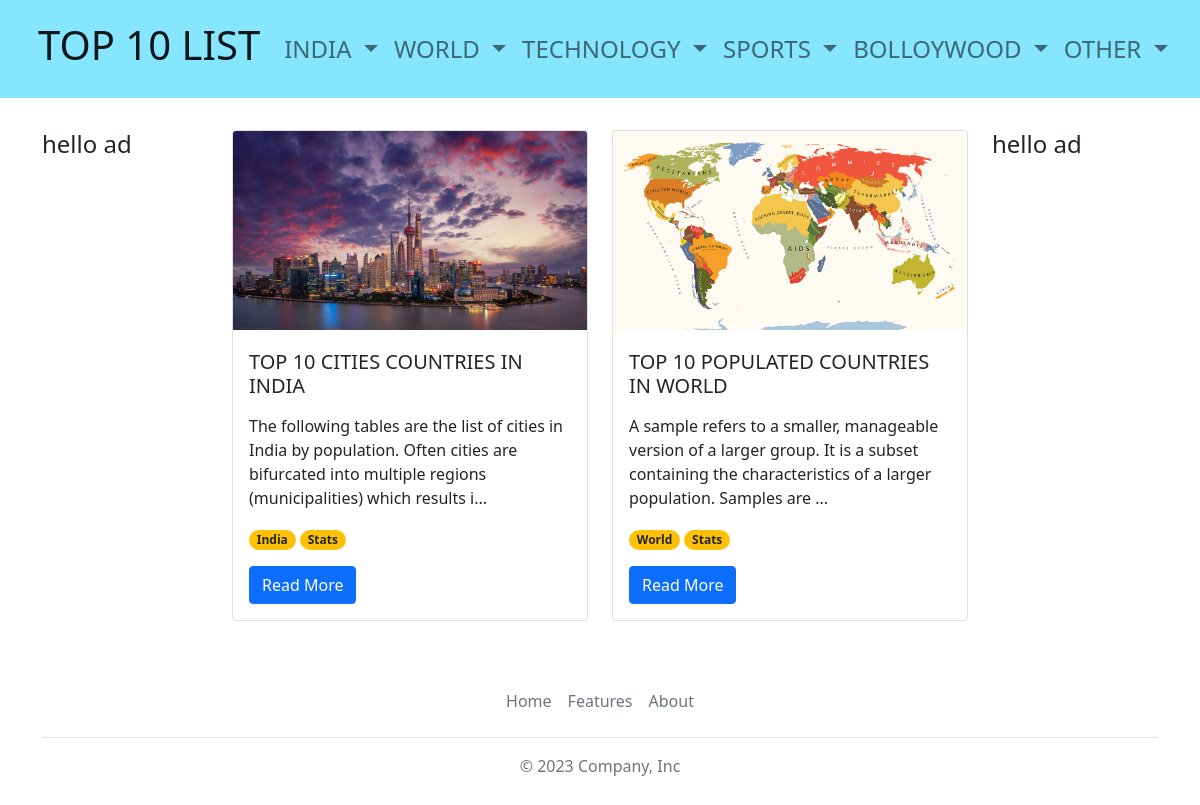
Screenshot of /TOPLIST/India/Stats with the database file from the repository.
### Main/models.py (models this page shows, shortened)
class Post(models.Model):
    name = models.CharField(max_length=100)
    slug = models.SlugField(max_length=200, unique=True)
    description = models.TextField()
    thumbnail = models.ImageField(upload_to='thumbnail/')
    created_on = models.DateTimeField(auto_now_add=True)
    status = models.IntegerField(choices=STATUS, default=0)
    parent_cat= models.CharField(max_length=50)
    child_cat= models.CharField(max_length=50)
    is_affiliate=models.BooleanField(default=False)
    title_number_10=models.CharField(max_length=100,default='')
    img_number_10=models.ImageField(upload_to='post_images/',default='post_images/default.jpg')
    desc_number_10=models.CharField(max_length=500,default='')
    title_number_9=models.CharField(max_length=100,default='')
    img_number_9=models.ImageField(upload_to='post_images/',default='post_images/default.jpg')
    desc_number_9=models.CharField(max_length=500,default='')
    title_number_8=models.CharField(max_length=100,default='')
    img_number_8=models.ImageField(upload_to='post_images/',default='post_images/default.jpg')
    desc_number_8=models.CharField(max_length=500,default='')
    title_number_7=models.CharField(max_length=100,default='')
    img_number_7=models.ImageField(upload_to='post_images/',default='post_images/default.jpg')
    desc_number_7=models.CharField(max_length=500,default='')
    title_number_6=models.CharField(max_length=100,default='')
    img_number_6=models.ImageField(upload_to='post_images/',default='post_images/default.jpg')
    desc_number_6=models.CharField(max_length=500,default='')
    title_number_5=models.CharField(max_length=100,default='')
    img_number_5=models.ImageField(upload_to='post_images/',default='post_images/default.jpg')
    desc_number_5=models.CharField(max_length=500,default='')
    title_number_4=models.CharField(max_length=100,default='')
    img_number_4=models.ImageField(upload_to='post_images/',default='post_images/default.jpg')
    desc_number_4=models.CharField(max_length=500,default='')
    title_number_3=models.CharField(max_length=100,default='')
    img_number_3=models.ImageField(upload_to='post_images/',default='post_images/default.jpg')
    desc_number_3=models.CharField(max_length=500,default='')
    title_number_2=models.CharField(max_length=100,default='')
    img_number_2=models.ImageField(upload_to='post_images/',default='post_images/default.jpg')
    desc_number_2=models.CharField(max_length=500,default='')
    title_number_1=models.CharField(max_length=100,default='')
    img_number_1=models.ImageField(upload_to='post_images/',default='post_images/default.jpg')
    desc_number_1=models.CharField(max_length=500,default='')
    class Meta:
        ordering = ['-created_on']

### Main/views.py (the view)
# urls.py: path('TOPLIST/<str:parent_cat>/<str:child_cat>',Child_cat.as_view(), name="child_cat"),
class Child_cat(View):
    def get(self,request,parent_cat,child_cat):
        allPosts = Post.objects.filter(child_cat=child_cat).order_by('-created_on')[:10]
        return render(request, 'index.html', {'allPosts': allPosts})

### Main/templates/index.html (shortened to what this page needs)
{% extends "base.html" %}
{% block content %}
{% load static %}
  <main class="mt-4 mb-5">
            <div class="container">
                <div class="row">
                  <div class="col-sm-2"></div>
                      <div class="col-sm-8">
                      </div>
                    <div class="col-sm-2"></div>
                </div>
              <div class="row">
                <div class="col-sm-2">
                  {% block rightsidebar %}
                  {% include 'test.html' %}
                  {% endblock rightsidebar %}
                </div>
                <div class="col-sm-8">
                  <div class="row row-cols-1 row-cols-md-2 g-4">
                        {% for post in allPosts%}
                            <div class="col">
                                  <div class="card mb-1">
                                    <img src={{ post.thumbnail.url }} class="card-img-top" alt="Image">
                                    <div class="card-body">
                                        <div class="row mt-1 mb-2"> <h5 class="card-title"> {{ post.name }}  </h5> </div>
                                        <p class="card-text">{{post.description|slice:"150"}}...</p>
                                        <p class="card-text">
                                           <span class="badge rounded-pill bg-warning ">
                                            <a href="{% url 'parent_cat' post.parent_cat %}" class="text-decoration-none link-dark"> {{ post.parent_cat}} </a>
                                            </span>
                                            <span class="badge rounded-pill bg-warning ">
                                              <a href="{% url 'child_cat' post.parent_cat post.child_cat %}" class="text-decoration-none link-dark"> {{ post.child_cat}} </a>
                                            </span>
                                      </p>
                                        <a href="{% url 'post_detail' post.slug  %}" class="btn btn-primary">Read More </a>
                                    </div>
                                  </div>
                            </div>
                          {% endfor %}
                        </div>
                </div>
                <div class="col-sm-2">
                  {% block leftsidebar %}
                  {% include 'test.html' %}
                  {% endblock leftsidebar %}
                </div>
              </div>
            </div>
          </main>
{%endblock%}

### rows the page displays
Post: thumbnail (picture), name "TOP 10 CITIES COUNTRIES IN INDIA", description "The following tables are the list of cities in India by population. Often cities are bifurcated into multiple regions (municipalities) which results i", parent_cat "India", child_cat "Stats"
Post: thumbnail (picture), name "TOP 10 POPULATED COUNTRIES IN WORLD", description "A sample refers to a smaller, manageable version of a larger group. It is a subset containing the characteristics of a larger population. Samples are", parent_cat "World", child_cat "Stats"
